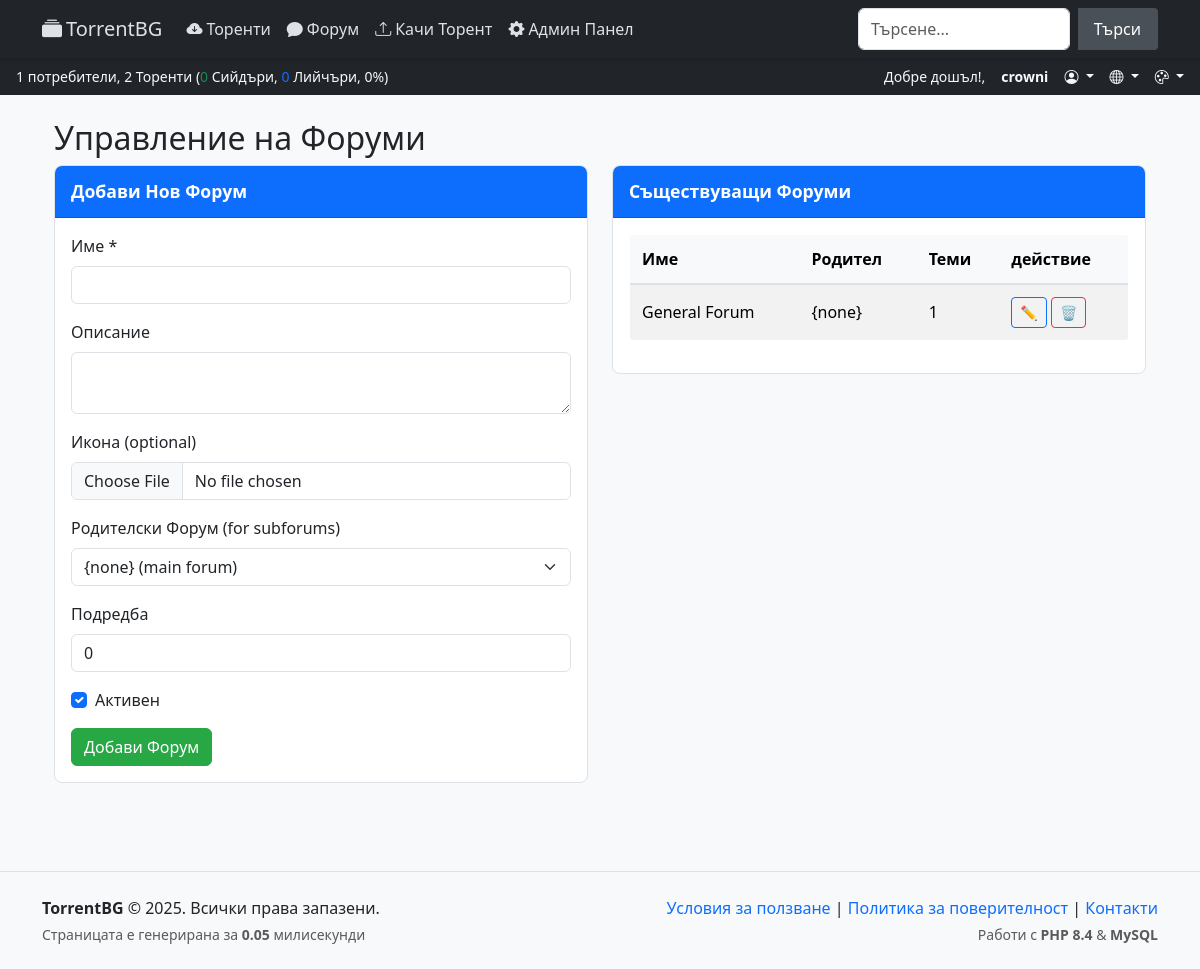
The page /admin/forums.php (signed in) on the database as committed earlier.
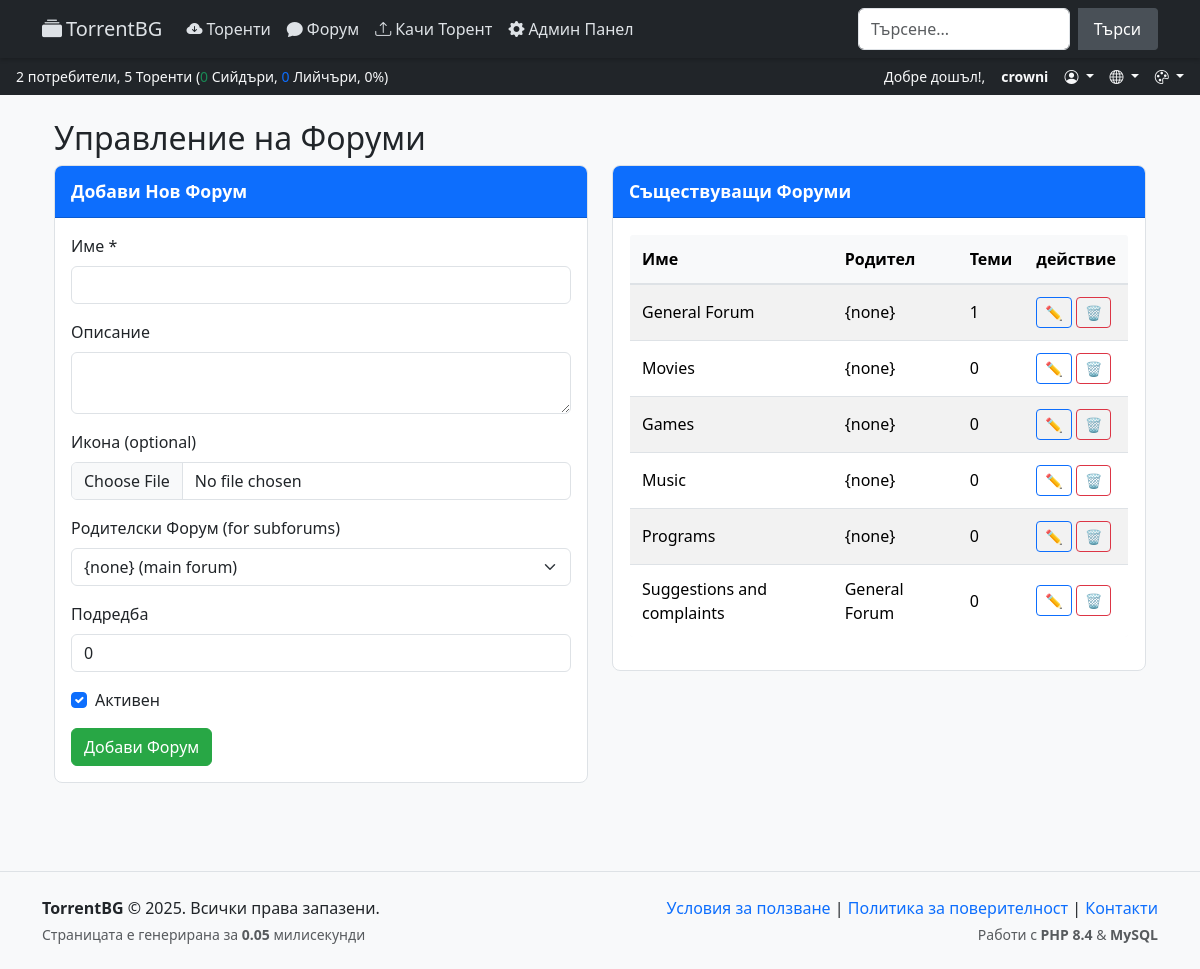
The same page on the database as committed later.
### tables this page shows
CREATE TABLE IF NOT EXISTS `forums` (
  `id` int UNSIGNED NOT NULL AUTO_INCREMENT,
  `name` varchar(100) NOT NULL,
  `description` text,
  `icon` varchar(255) DEFAULT NULL,
  `parent_id` int UNSIGNED DEFAULT NULL,
  `order` tinyint UNSIGNED NOT NULL DEFAULT '0',
  `is_active` tinyint(1) NOT NULL DEFAULT '1',
  `topics_count` int UNSIGNED NOT NULL DEFAULT '0',
  `posts_count` int UNSIGNED NOT NULL DEFAULT '0',
  `last_post_id` int UNSIGNED DEFAULT NULL,
  PRIMARY KEY (`id`),
  KEY `parent_id` (`parent_id`),
  KEY `last_post_id` (`last_post_id`)
);

### includes/Language.php (called while the page is built, shortened)
<?php
class Language {
    private string $langCode;
    private array $translations = [];
    public function __construct(string $langCode = 'en') {
        $supported = ['en', 'bg', 'fr', 'de', 'ru'];
        $this->langCode = in_array($langCode, $supported) ? $langCode : 'en';
    }
    private function loadLanguage(): void {
        $file = __DIR__ . "/../language/{$this->langCode}.php";
        if (file_exists($file)) {
            $this->translations = require $file;
        } else {
            $this->translations = require __DIR__ . '/../language/en.php';
        }
    }
    public function get(string $key, ...$params): string {
        $text = $this->translations[$key] ?? "{{$key}}";
        return $params ? vsprintf($text, array_map('htmlspecialchars', $params)) : htmlspecialchars($text);
    }
    public function getCurrent(): string {
        return $this->langCode;
    }
}

### includes/StyleManager.php (called while the page is built, shortened)
<?php
class StyleManager {
    private string $style;
    public function __construct() {
        $this->style = $_GET['style'] ?? $_SESSION['style'] ?? $_COOKIE['style'] ?? 'light';
    }
    public function getCSS(): string {
        return "styles/{$this->style}/style.css";
    }
}

### includes/Auth.php (called while the page is built, shortened)
<?php
class Auth {
    private PDO $pdo;
    private ?array $user = null;
    public function __construct(PDO $pdo) {
        $this->pdo = $pdo;
        $this->loadUser();
    }
    private function loadUser(): void {
        if (isset($_SESSION['user_id'])) {
            $stmt = $this->pdo->prepare("SELECT * FROM users WHERE id = ?");
            $stmt->execute([$_SESSION['user_id']]);
            $this->user = $stmt->fetch();
        }
    }
    public function isLoggedIn(): bool {
        return $this->user !== null;
    }
}

### admin/forums.php (the view, shortened to what the changed rows need)
<?php
require_once __DIR__ . '/../includes/Auth.php';
require_once __DIR__ . '/../includes/Language.php';
$pdo = Database::getInstance();
$stmt = $pdo->query("
    SELECT f.*,
           (SELECT name FROM forums WHERE id = f.parent_id) as parent_name,
           (SELECT COUNT(*) FROM forums WHERE parent_id = f.id) as subforums_count,
           (SELECT COUNT(*) FROM forum_topics WHERE forum_id = f.id) as topics_count
    FROM forums f
    ORDER BY f.parent_id IS NULL DESC, f.parent_id, f.order
");
$forums = $stmt->fetchAll();
require_once __DIR__ . '/../templates/header.php';
?>
<div class="container-fluid">
    <h2><?= $lang->get('manage_forums') ?></h2>
    <div class="row">
        <div class="col-md-6">
            <div class="card">
                <div class="card-body">
                    <div class="table-responsive">
                        <table class="table table-striped">
                            <thead>
                                <tr>
                                    <th><?= $lang->get('name') ?></th>
                                    <th><?= $lang->get('parent') ?></th>
                                    <th><?= $lang->get('topics') ?></th>
                                    <th><?= $lang->get('actions') ?></th>
                                </tr>
                            </thead>
                            <tbody>
                                <?php foreach ($forums as $forum): ?>
                                    <tr>
                                        <td>
                                            <?= htmlspecialchars($forum['name']) ?>
                                        </td>
                                        <td><?= $forum['parent_name'] ?? $lang->get('none') ?></td>
                                        <td><?= $forum['topics_count'] ?></td>
                                        <td>
                                            <button class="btn btn-sm btn-outline-primary edit-btn" data-id="<?= $forum['id'] ?>" data-bs-toggle="modal" data-bs-target="#editModal">✏️</button>
                                            <form method="POST" style="display:inline;" onsubmit="return confirm('<?= $lang->get('confirm_delete_forum') ?>')">
                                                <button type="submit" class="btn btn-sm btn-outline-danger">🗑️</button>
                                            </form>
                                        </td>
                                    </tr>
                                <?php endforeach; ?>
                            </tbody>
                        </table>
                    </div>
                </div>
            </div>
        </div>
    </div>
</div>
<?php require_once __DIR__ . '/../templates/footer.php'; ?>

### templates/header.php (shortened to what the changed rows need)
<?php
require_once ROOT_PATH . 'includes/Auth.php';
require_once ROOT_PATH . 'includes/StyleManager.php';
require_once ROOT_PATH . 'includes/Language.php';
$pdo = Database::getInstance();
$auth = new Auth($pdo);
$styleManager = new StyleManager();
$lang = new Language($_SESSION['lang'] ?? 'en');
try {
    $pdo->exec("CREATE TABLE IF NOT EXISTS `peers` (
        `id` INT NOT NULL AUTO_INCREMENT,
        `torrent_id` INT NOT NULL,
        `peer_id` VARCHAR(40) NOT NULL,
        `ip` VARCHAR(45) NOT NULL,
        `port` INT NOT NULL,
        `seeder` TINYINT(1) NOT NULL DEFAULT 0,
        `uploaded` BIGINT UNSIGNED NOT NULL DEFAULT 0,
        `downloaded` BIGINT UNSIGNED NOT NULL DEFAULT 0,
        `left` BIGINT UNSIGNED NOT NULL DEFAULT 0,
        `last_announce` DATETIME NOT NULL DEFAULT CURRENT_TIMESTAMP ON UPDATE CURRENT_TIMESTAMP,
        PRIMARY KEY (`id`),
        UNIQUE KEY `unique_peer` (`torrent_id`, `peer_id`),
        KEY `torrent_id` (`torrent_id`),
        KEY `seeder` (`seeder`)
    ) ENGINE=InnoDB DEFAULT CHARSET=utf8mb4;");
} catch (Exception $e) {
}
$stmt = $pdo->query("SELECT COUNT(*) FROM users");
$totalUsers = $stmt->fetchColumn();
$stmt = $pdo->query("SELECT COUNT(*) FROM torrents");
$totalTorrents = $stmt->fetchColumn();
$hasSeederColumn = false;
try {
    $hasSeederColumn = true;
} catch (PDOException $e) {
}
if ($hasSeederColumn) {
    $pdo->exec("DELETE FROM peers WHERE last_announce < NOW() - INTERVAL 30 MINUTE");
    $stmt = $pdo->query("SELECT COUNT(*) FROM peers WHERE seeder = 1");
    $seeders = $stmt->fetchColumn();
    $stmt = $pdo->query("SELECT COUNT(*) FROM peers WHERE seeder = 0");
    $leechers = $stmt->fetchColumn();
    $totalPeers = $seeders + $leechers;
    $seederPercentage = $totalPeers > 0 ? round(($seeders / $totalPeers) * 100, 1) : 0;
    $statsText = sprintf(
        "%s %s, %s %s (<span class=\"text-success\">%s</span> %s, <span class=\"text-primary\">%s</span> %s, %s%%)",
        number_format($totalUsers),
        $lang->get('users'),
        number_format($totalTorrents),
        $lang->get('torrents'),
        number_format($seeders),
        $lang->get('seeders'),
        number_format($leechers),
        $lang->get('leechers'),
        $seederPercentage
    );
}
$greeting = '';
if ($auth->isLoggedIn()) {
    $user = $auth->getUser();
    $greeting = $lang->get('welcome') . ', <strong>' . htmlspecialchars($user['username']) . '</strong>';
}
?>
<!DOCTYPE html>
<html lang="<?= $lang->getCurrent() ?>">
<head>
    <link href="https://cdn.jsdelivr.net/npm/bootstrap@5.3.3/dist/css/bootstrap.min.css" rel="stylesheet">
    <link rel="stylesheet" href="https://cdn.jsdelivr.net/npm/bootstrap-icons@1.11.3/font/bootstrap-icons.min.css">
    <link href="<?= $styleManager->getCSS() ?>" rel="stylesheet">
</head>
<body>
    <div class="bg-dark text-light py-2 px-3 d-flex justify-content-between align-items-center small">
        <div>
            <?= $statsText ?>
        </div>
        <div class="d-flex align-items-center gap-3">
            <?php if ($auth->isLoggedIn()): ?>
                <?= $greeting ?>
            <?php else: ?>
                <a href="/login.php" class="text-light text-decoration-none"><?= $lang->get('login') ?></a> |
                <a href="/register.php" class="text-light text-decoration-none"><?= $lang->get('register') ?></a>
            <?php endif; ?>
            <?php if ($auth->isLoggedIn()): ?>
                <li class="nav-item dropdown list-unstyled mb-0">
                </li>
            <?php endif; ?>
            <li class="nav-item dropdown list-unstyled mb-0">
            </li>
            <li class="nav-item dropdown list-unstyled mb-0">
            </li>
        </div>
    </div>
    <div class="container py-4">

Rows that differ between the two databases and show on the page:
added forums: name "Movies", parent_name "{none}", topics_count "0"
added forums: name "Games", parent_name "{none}", topics_count "0"
added forums: name "Music", parent_name "{none}", topics_count "0"
added forums: name "Programs", parent_name "{none}", topics_count "0"
added forums: name "Suggestions and complaints", parent_name "General Forum", topics_count "0"
Other text that changed with them:
$totalUsers: "1" → "2"
$totalTorrents: "2" → "5"
